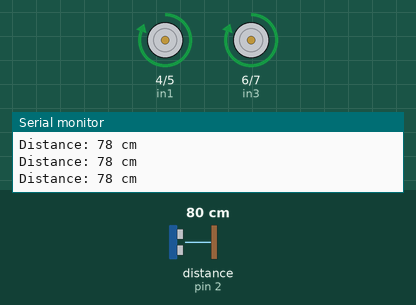
Recording of a sketch running on a simulated Arduino Uno, built with avr-gcc and run on an emulated ATmega328P. Shown: motor-driver pin pairs drawn as motors (green arrow = first pin HIGH = forward, orange = second pin HIGH = backward, longer = more drive), the last lines printed to the serial monitor. Wiring (inferred from the names in the program): ultrasonic range finder: trigger pin 3; echo pin 2. The inputs (shaded band) are chosen by the test bench; at power-on: distance to the obstacle (sensor on pin 2) 80 cm. The echo pulse lasts 58.3 µs per cm.

Above: at 1.2 s.
1.3 s: distance to the obstacle (sensor on pin 2) set to 20 cm
4.3 s: distance to the obstacle (sensor on pin 2) set to 17 cm
At 4.7 s:
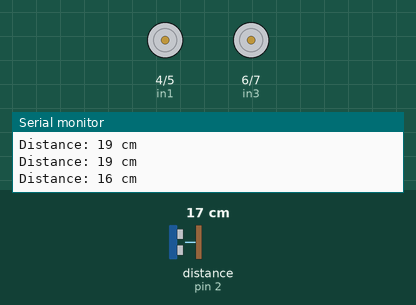
7.3 s: distance to the obstacle (sensor on pin 2) set to 35 cm
At 8.2 s:
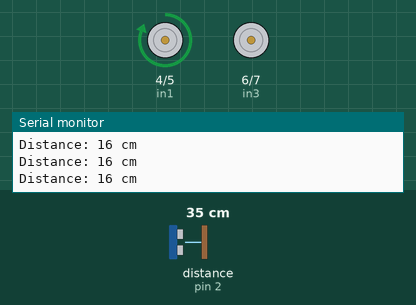
10.3 s: distance to the obstacle (sensor on pin 2) set to 2 cm
At 10.94 s:
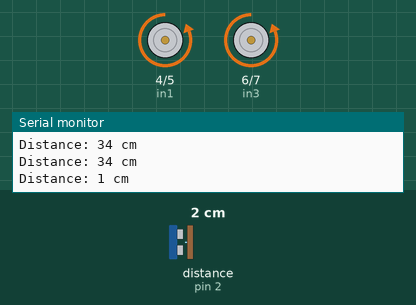
13.3 s: distance to the obstacle (sensor on pin 2) set to 250 cm
At 15.0 s:
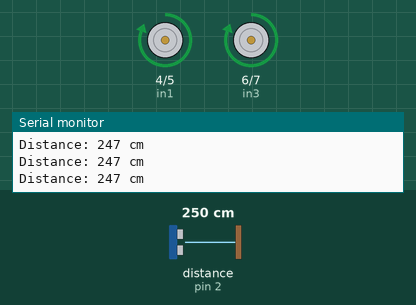
Timing chart, 0 to 16.5 s (numbered marks = the images above; inputs shaded):
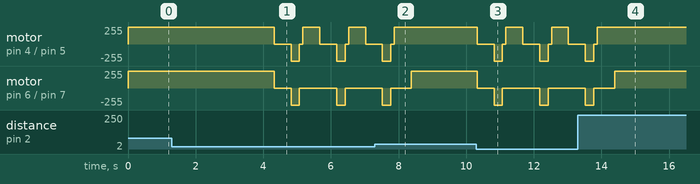

The sketch:

ultrasonic_car.ino
```cpp
//#define echo_Pin 3
//#define trig_Pin 2


//define variables
//ultrasonic variables
long timePulse;
int distance;
const int trig_Pin=3;
const int echo_Pin=2;
//motor variable
int in1=4;//motor1
int in2=5;//motor1
int in3=6;//motor2
int in4=7;//motor2


void setup() {
  // put your setup code here, to run once:
pinMode(trig_Pin, OUTPUT);// set teh trigger as output
pinMode(echo_Pin,INPUT);//set echo as input

//serial communication
Serial.begin(9600);
Serial.println("Ultrasonic Sensor");
Serial.println("With Arduino UNO");


//motor setup
pinMode(in1,OUTPUT);
pinMode(in2,OUTPUT);
pinMode(in3,OUTPUT);
pinMode(in4,OUTPUT);


}

void loop() {
  // clears the trigger condition
digitalWrite(trig_Pin,LOW);
delayMicroseconds(2);
//set the trigger pin HIGH
digitalWrite(trig_Pin,HIGH);
delayMicroseconds(10);
digitalWrite(trig_Pin,LOW);
//read the echo pin in microseconds
timePulse=pulseIn(echo_Pin,HIGH);
//compute the distance with the basic equation
distance=timePulse*0.034/2;
Serial.print("Distance: ");
Serial.print(distance);
Serial.println(" cm");


  //script to command the car forward
  if (distance>19) {
    digitalWrite(in1,HIGH);
    digitalWrite(in2,LOW);
    digitalWrite(in3,HIGH);
    digitalWrite(in4,LOW);
  }
  if (distance<18) {
    //STOP MOTORS
    digitalWrite(in1,LOW);
    digitalWrite(in2,LOW);
    digitalWrite(in3,LOW);
    digitalWrite(in4,LOW);

    delay(500);

    //MOVE BACKWARD
    digitalWrite(in1,LOW);
    digitalWrite(in2,HIGH);
    digitalWrite(in3,LOW);
    digitalWrite(in4,HIGH);
    delay(250);


    //STOP MOTORS
    digitalWrite(in1,LOW);
    digitalWrite(in2,LOW);
    digitalWrite(in3,LOW);
    digitalWrite(in4,LOW);

    delay(100);

    //TURN RIGHT THE CAR
    digitalWrite(in1,HIGH);
    digitalWrite(in2,LOW);
    digitalWrite(in3,LOW);
    digitalWrite(in4,LOW);
    delay(500);
   }

}
```

Measured:
- the behaviour switches between 19 and 18 cm on distance to the obstacle (sensor on pin 2) (found by bisection; images 0 and 1)
- after the input at 7.3 s, motor on pin 4 (in1) / pin 5 (in2): goes on until 7.9 s, then stays forward 255/255
- after the input at 13.3 s, motor on pin 4 (in1) / pin 5 (in2): goes on until 13.9 s, then stays forward 255/255
